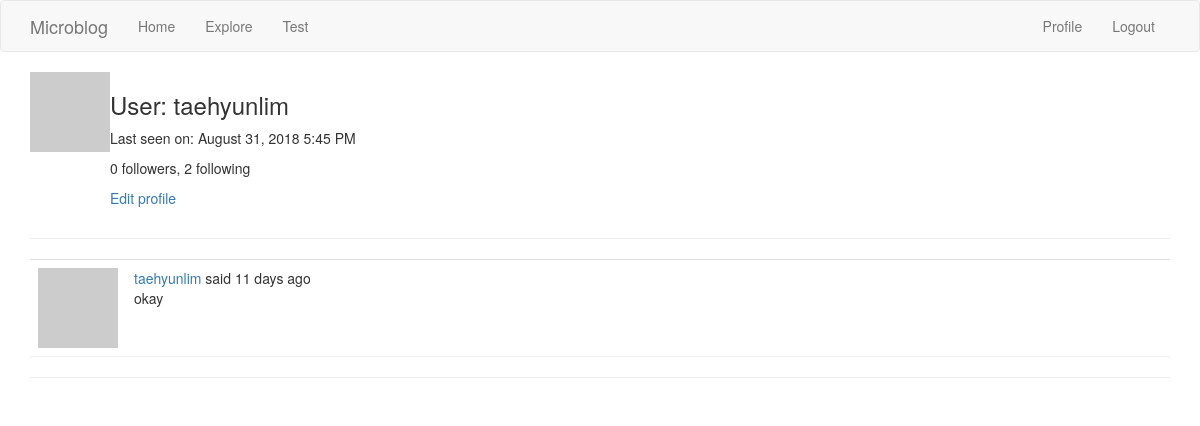
Page /user/taehyunlim (signed in) on the earlier database version.
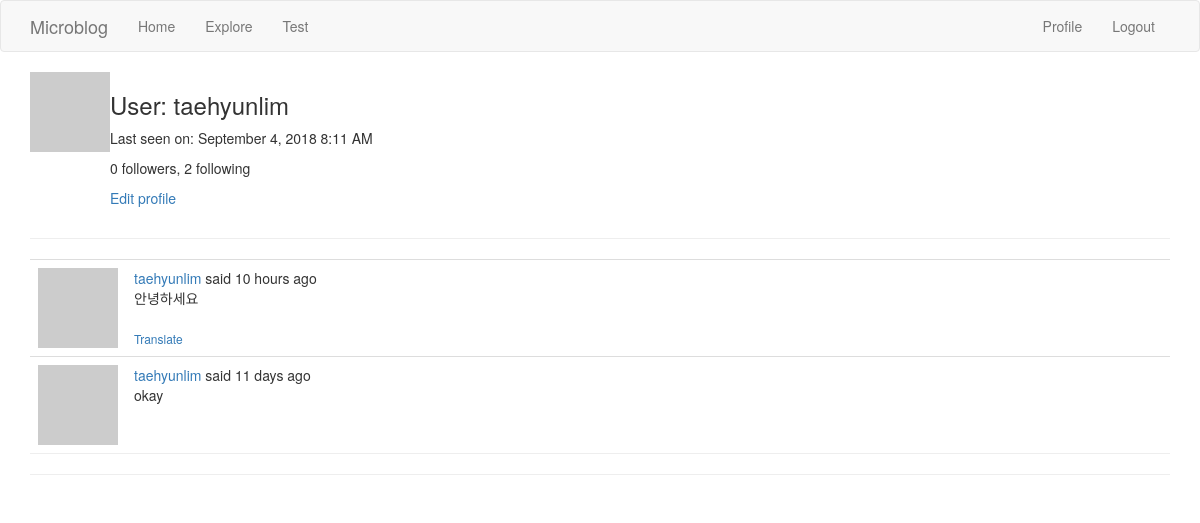
Same page on the later database version.
### app/models.py (models this page shows, shortened)
class User(UserMixin, db.Model):
    id = db.Column(db.Integer, primary_key=True)
    username = db.Column(db.String(64), index=True, unique=True)
    email = db.Column(db.String(120), index=True, unique=True)
    pw_hash = db.Column(db.String(128))
    about_me = db.Column(db.String(140))
    datetime_joined = db.Column(db.DateTime, default=datetime.utcnow)
    datetime_last_seen = db.Column(db.DateTime, default=datetime.utcnow)
    posts = db.relationship('Post', backref='author', lazy='dynamic')
    followed = db.relationship(
        'User', # Self-referential
        secondary=followers, # Association table defined above
        primaryjoin=(followers.c.follower_id == id), # How left-side entity is linked: User's `id` matches the `follower_id` field of the association table
        secondaryjoin=(followers.c.followed_id == id), # How the right-side entity (followed user) is linked.
        backref=db.backref('followers', lazy='dynamic'), # How this relationship will be accessed from the right-side entity (followed)
        lazy='dynamic' # `dynamic` sets up the query to not run until specifically requested
    )
    def avatar(self, size):
        digest = md5(self.email.lower().encode('utf-8')).hexdigest()
        return 'https://www.gravatar.com/avatar/{}?d=identicon&s={}'.format(digest, size)

class Post(db.Model):
    id = db.Column(db.Integer, primary_key=True)
    body = db.Column(db.String(140))
    timestamp = db.Column(db.DateTime, index=True, default=datetime.utcnow)
    user_id = db.Column(db.Integer, db.ForeignKey('user.id'))
    language = db.Column(db.String(5))

### app/routes.py (the view)
@application.route('/user/<username>')
@login_required
def user(username):
    user = User.query.filter_by(username=username).first_or_404()
    page = request.args.get('page', 1, type=int)
    posts = user.posts.order_by(Post.timestamp.desc()).paginate(
        page, application.config['POSTS_PER_PAGE'], False)
    next_url = url_for('user', username=user.username, page=posts.next_num) if posts.has_next else None
    prev_url = url_for('user', username=user.username, page=posts.prev_num) if posts.has_prev else None
    return render_template('user.html', user=user, posts=posts.items, next_url=next_url, prev_url=prev_url)

### app/models.py (called while the page is built)
@login.user_loader
def load_user(id):
    return User.query.get(int(id))

### app/routes.py (called while the page is built)
@application.before_request
def before_request():
    if current_user.is_authenticated:
        current_user.datetime_last_seen = datetime.utcnow()
        db.session.commit()
    g.locale = str(get_locale())

### app/templates/user.html (shortened to what this page needs)
{% extends "base.html" %}
{% block app_content %}
  <table>
    <tr valign="top">
      <td><img src="{{ user.avatar(64) }}"></td>
      <td>
        <h3>User: {{ user.username }}</h3>
        {% if user.datetime_last_seen %}<p>Last seen on: {{ moment(user.datetime_last_seen).format('LLL') }}</p>{% endif %}
        <p>{{ user.followers.count() }} followers, {{ user.followed.count() }} following</p>
        {% if user == current_user %}
        <p><a href="{{ url_for('edit_profile') }}">Edit profile</a></p>
        {% elif not current_user.is_following(user) %}
        <p><a href="{{ url_for('follow', username=user.username) }}">Follow</a><p>
        {% else %}
        <p><a href="{{ url_for('unfollow', username=user.username) }}">Unfollow</a><p>
        {% endif %}
      </td>
    </tr>
  </table>
  <hr>
  {% for post in posts %}
    {% include '_post.html' %}
  {% endfor %}
  <hr style="margin-top: 0 !important;">
{% endblock %}

### app/templates/base.html (shortened to what this page needs)
{% extends 'bootstrap/base.html' %}
{% block navbar %}
  <nav class="navbar navbar-default">
      <div class="container">
          <div class="navbar-header">
              <a class="navbar-brand" href="{{ url_for('index') }}">Microblog</a>
          </div>
          <div class="collapse navbar-collapse" id="bs-example-navbar-collapse-1">
              <ul class="nav navbar-nav">
                  <li><a href="{{ url_for('index') }}">Home</a></li>
                  <li><a href="{{ url_for('explore') }}">Explore</a></li>
                  <li><a href="{{ url_for('test') }}">Test</a></li>
              </ul>
              <ul class="nav navbar-nav navbar-right">
                  {% if current_user.is_anonymous %}
                  <li><a href="{{ url_for('login') }}">Login</a></li>
                  {% else %}
                  <li><a href="{{ url_for('user', username=current_user.username) }}">Profile</a></li>
                  <li><a href="{{ url_for('logout') }}">Logout</a></li>
                  {% endif %}
              </ul>
          </div>
      </div>
  </nav>
{% endblock %}
{% block content %}
  <div class="container">
    {% block app_content %}{% endblock %}
    <hr>
  </div>
{% endblock %}

### app/templates/_post.html (shortened to what this page needs)
<table class="table table-hover" style="margin-bottom: 0 !important;">
  <tr>
    <td width="30px">
      <a href="{{ url_for('user', username=post.author.username) }}">
        <img src="{{ post.author.avatar(16) }}">
      </a>
    </td>
    <td>
      {{ _('%(username)s said %(when)s', username=user_link, when=moment(post.timestamp).fromNow()) }}
      <br>{{ post.body }}
      {% if post.language and post.language != g.locale %}
      <br><br>
      <a href="#" style="font-size: 12px;">{{ _('Translate') }}</a>
      {% endif %}
    </td>
  </tr>
</table>

Differences in the rows shown:
changed User "taehyunlim": datetime_last_seen "August 31, 2018 5:45 PM" → "September 4, 2018 8:11 AM"
added Post: body "안녕하세요"
